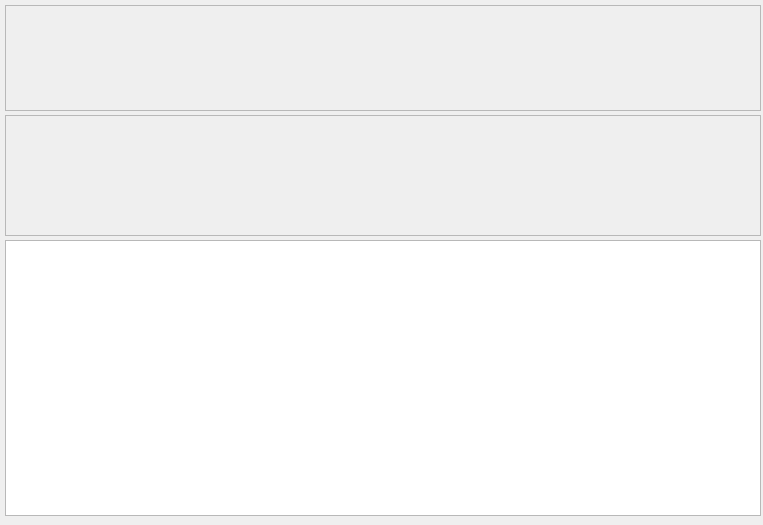
<?xml version="1.0" encoding="UTF-8"?>
<ui version="4.0">
 <class>PrijsControle</class>
 <widget class="QDialog" name="PrijsControle">
  <property name="geometry">
   <rect>
    <x>0</x>
    <y>0</y>
    <width>763</width>
    <height>525</height>
   </rect>
  </property>
  <property name="windowTitle">
   <string>Dialog</string>
  </property>
  <widget class="QFrame" name="frame">
   <property name="geometry">
    <rect>
     <x>5</x>
     <y>5</y>
     <width>756</width>
     <height>106</height>
    </rect>
   </property>
   <property name="frameShape">
    <enum>QFrame::StyledPanel</enum>
   </property>
   <property name="frameShadow">
    <enum>QFrame::Raised</enum>
   </property>
  </widget>
  <widget class="QFrame" name="frame_2">
   <property name="geometry">
    <rect>
     <x>5</x>
     <y>115</y>
     <width>756</width>
     <height>121</height>
    </rect>
   </property>
   <property name="frameShape">
    <enum>QFrame::StyledPanel</enum>
   </property>
   <property name="frameShadow">
    <enum>QFrame::Raised</enum>
   </property>
  </widget>
  <widget class="QTableView" name="tableView">
   <property name="geometry">
    <rect>
     <x>5</x>
     <y>240</y>
     <width>756</width>
     <height>276</height>
    </rect>
   </property>
  </widget>
 </widget>
 <resources/>
 <connections/>
</ui>
